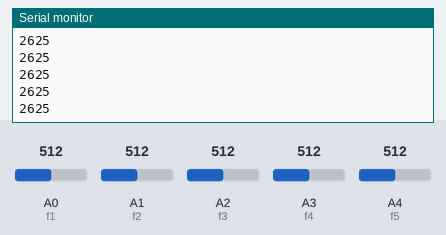
This sketch was run on a simulated Arduino Uno, built with avr-gcc and run on an emulated ATmega328P. Parts: the last lines printed to the serial monitor. Inputs (shaded band) come from the test bench; at power-on: A3 (f4) = 512, A0 (f1) = 512, A1 (f2) = 512, A2 (f3) = 512, A4 (f5) = 512. No radio packets arrive unless stated.

Above: at 1.2 s.
1.3 s: A3 (f4) set to 716
At 1.9 s:
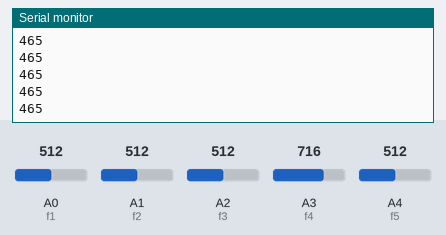
2.8 s: A3 (f4) set to 992
At 3.6 s:
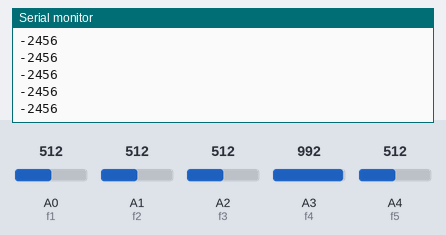
Timing chart, 0 to 5.8 s (numbered marks = the images above; inputs shaded):
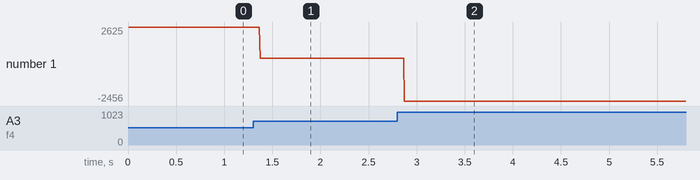

Measured:
- after the input at 1.3 s, the serial monitor: prints a new line after 0.07 s (image 1)
- after the input at 2.8 s, the serial monitor: prints a new line after 0.07 s (image 2)
- plotted number 1: 2625 → 465 after the input at 1.3 s, 465 → -245 after the input at 2.8 s

The sketch:

myTransmitterCode.ino
```cpp
//By soumya Srivastava
//Hand gesture controlled bionic arm
//Transmitter code

#include <SPI.h>
#include <nRF24L01.h>
#include <RF24.h>

RF24 radio(9, 10); // CE, CSN

const byte add[6] = "00001";

const int f1=A0;
const int f2=A1;
const int f3=A2;
const int f4=A3;
const int f5=A4;

int msg[5];

int flex1,flex2,flex3,flex4,flex5;


void setup() {
  Serial.begin(9600);

  radio.begin();
  radio.openWritingPipe(add);
  radio.setPALevel(RF24_PA_MIN);
  radio.stopListening();

}

void loop() {


  flex1=analogRead(f1);

  flex2=analogRead(f2);
  flex3=analogRead(f3);
  flex4=analogRead(f4);
  flex5=analogRead(f5);

  //Serial.println(flex2);
msg[0]= map(flex1, 795,930,0,180); //first finger


msg[1] = map(flex2, 750, 865,180,0); //second finger
msg[2] = map(flex3, 752, 870,180, 0);// third finger
msg[3]= map(flex4, 743, 760,180, 0); //fourth finger

//radio.write(&msg,sizeof(msg));//second finger
 // Serial.print(":");
//Serial.print(msg[1]);
  //map(flexValue, 785, 850,0, 180);*/

//thumb
msg[4] = map(flex5, 945, 965,180, 0);
//Serial.println(msg[0]);//thumb*/

//radio.write(&msg,sizeof(msg));
Serial.println(msg[3]);


}
```
